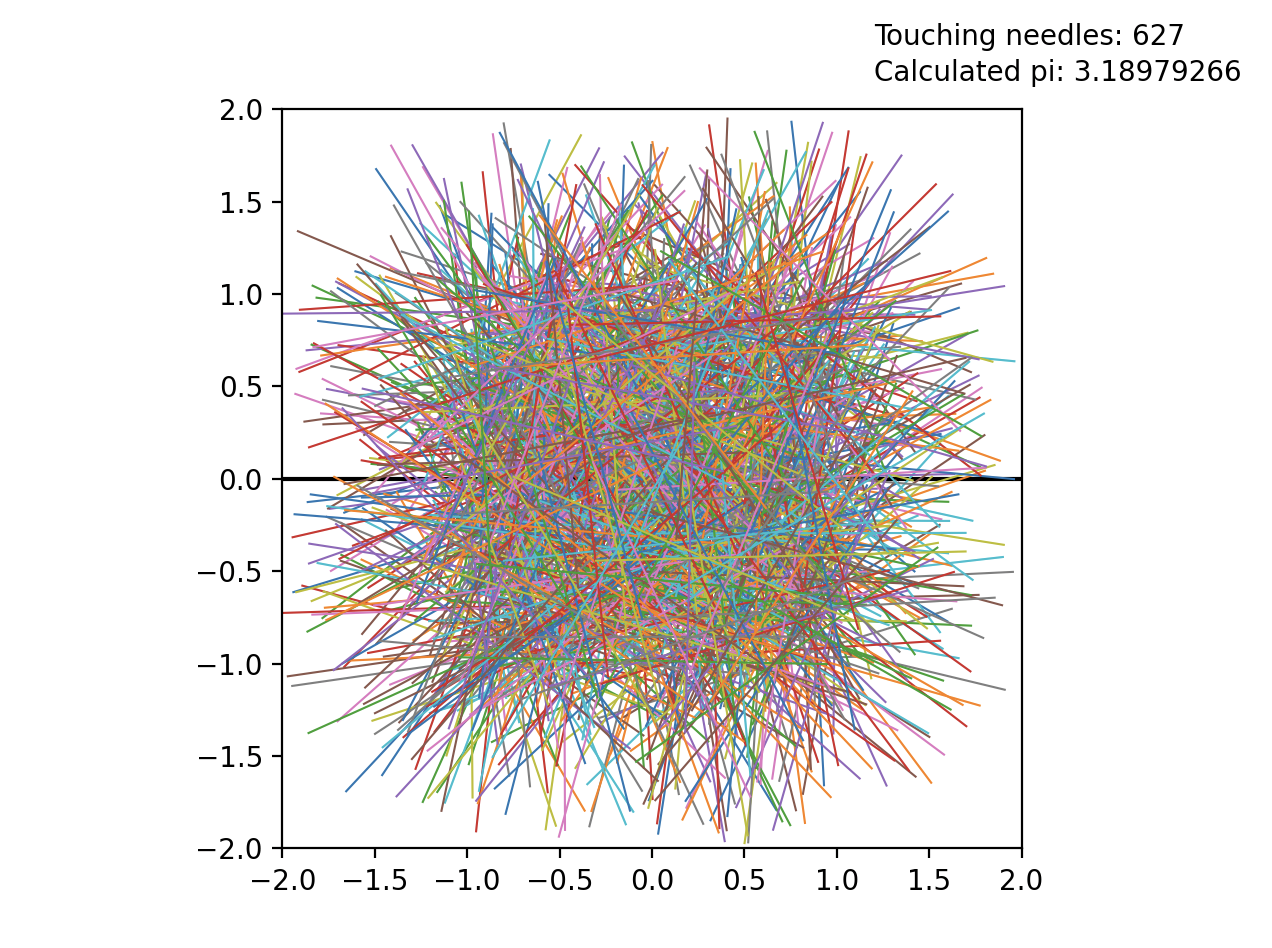

Write the Python code that produced this figure.
import numpy as np
import matplotlib.pyplot as plt

n = 1000 # Number of needles

positions = np.random.uniform(-1,1,size=(2,n)) # Positions of centers of needles
angles = np.random.uniform(0,np.pi,size=(1,n)) # Tilt angles of needles from the horizontal

touching = 0 # Number of needles touching the line y = 0

xs = np.zeros((2,n)) # Stores x positions of the two ends of each needle
ys = np.zeros((2,n)) # Stores y positions of the two ends of each needle

# Iterate through each needle and calculate positions of two ends of needle
for i in range(n):
   position = positions[:,i]
   angle = angles[0,i]
   x1 = position[0] - np.cos(angle); x2 = position[0] + np.cos(angle)
   y1 = position[1] - np.sin(angle); y2 = position[1] + np.sin(angle)
   xs[:,i] = [x1,x2] # Add x positions to xs array
   ys[:,i] = [y1,y2] # Add y positions to ys array
   if y1 <= 0 <= y2:  # Needle touching y = 0
      touching += 1

pi = 2*n/touching # Calculate approximate value for pi

# Plot needles and y = 0 line
fig, ax = plt.subplots()
plt.plot([-2,2],[0,0],'k',linewidth=1.5)
plt.plot(xs,ys,linewidth = 0.75)
plt.text(1.2,2.35,f"Touching needles: {touching}")
plt.text(1.2,2.15,f"Calculated pi: {pi:.8f}")
ax.set_xlim([-2,2])
ax.set_ylim([-2,2])
ax.set_aspect('equal')
plt.show()
